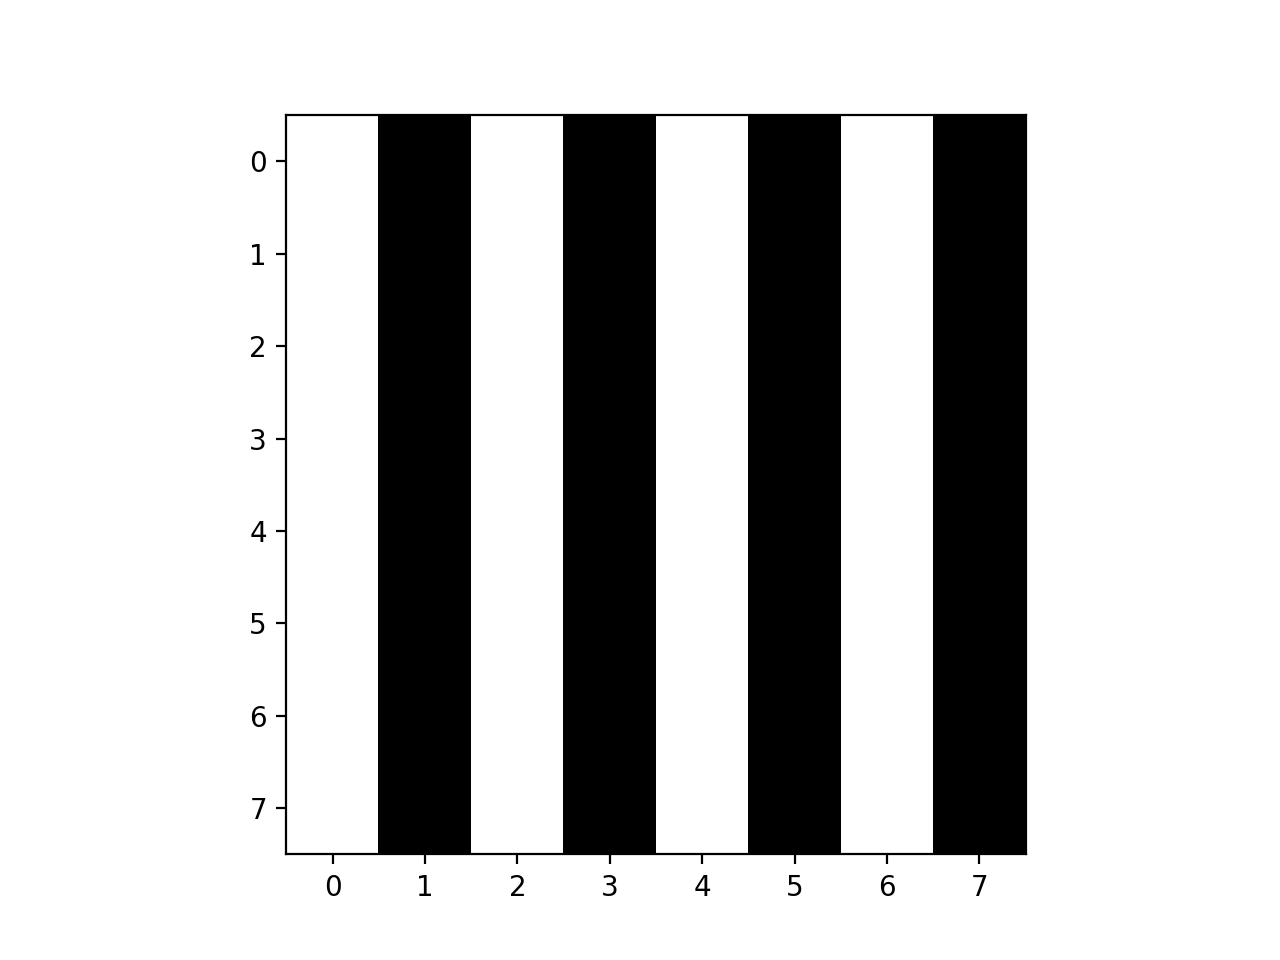

Reproduce this figure in Python.
import numpy as np
import matplotlib.pyplot as plt

chessboard = np.zeros((8,8))
chessboard[1::2, 1::2] = 1
chessboard[0::2, 1::2] = 1

plt.imshow(chessboard, cmap='binary')
plt.show()
